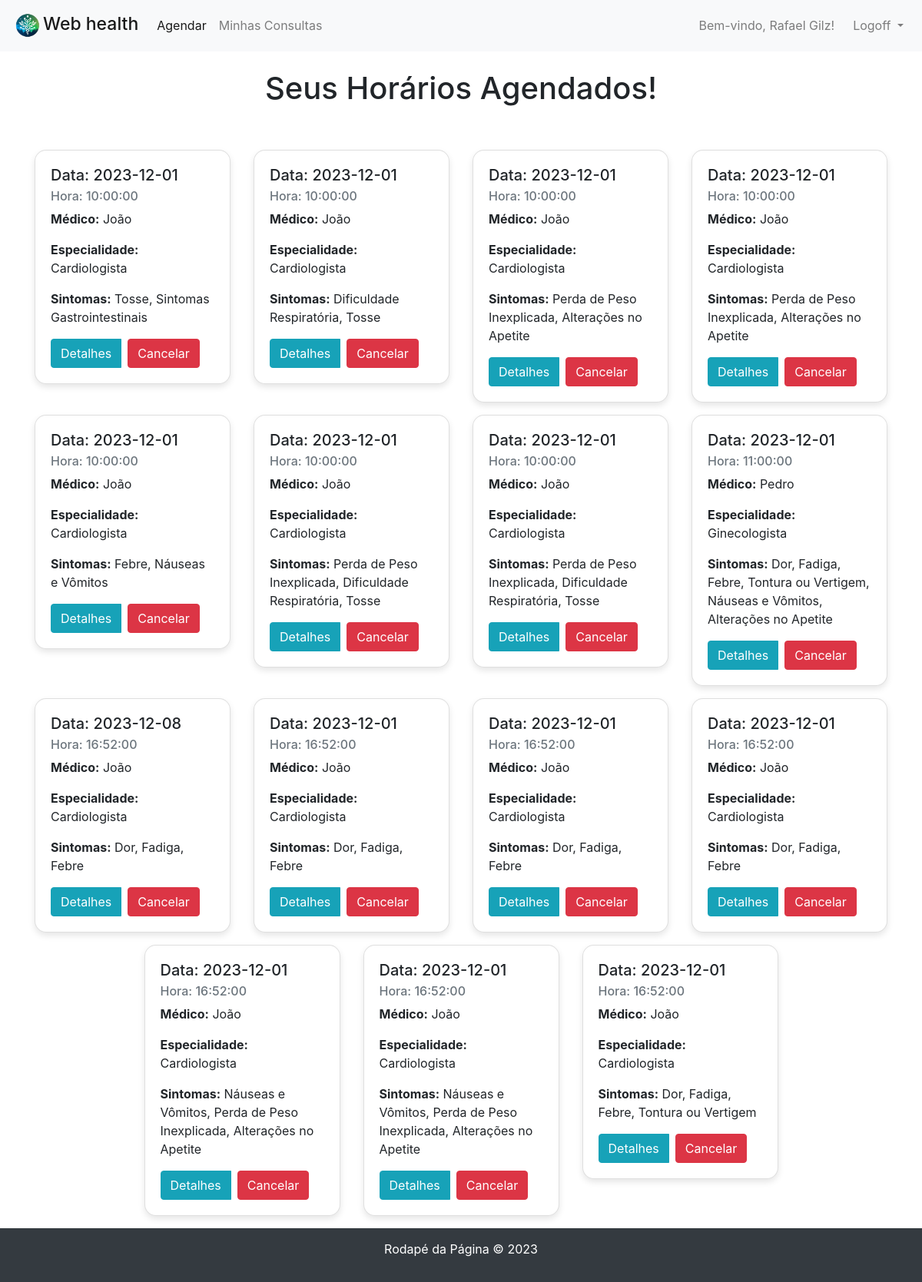
The page /minhas_consultas.php (signed in) on the database its author committed.
### tables this page shows
CREATE TABLE Consulta (
    id INT AUTO_INCREMENT PRIMARY KEY,
    data_consulta DATE,
    horario_consulta TIME,
    nivel_sintomas VARCHAR(50),
    sintomas TEXT,
    outros_sintomas TEXT,
    historia_medica VARCHAR(50),
    medicamentos VARCHAR(50),
    historico_familiar VARCHAR(50),
    estilo_vida VARCHAR(50),
    vacinas VARCHAR(50),
    id_usuario INT,
    id_medico INT
);

CREATE TABLE Medico (
    id INT AUTO_INCREMENT PRIMARY KEY,
    nome VARCHAR(255) NOT NULL,
    sobrenome VARCHAR(255) NOT NULL,
    data_nascimento DATE,
    sexo ENUM('M', 'F'),
    email VARCHAR(255) UNIQUE NOT NULL,
    telefone VARCHAR(20),
    CRM VARCHAR(20) UNIQUE NOT NULL,
    especialidade VARCHAR(255),
    endereco VARCHAR(255),
    cidade VARCHAR(100),
    estado VARCHAR(2),
    cep VARCHAR(10),
    img_data VARCHAR(255),
    senha VARCHAR(255) NOT NULL
);

### minhas_consultas.php (the view, shortened to what this page needs)
<?php
require_once 'conexao.php';
require "menu.php";
?>
<head>
<?php require 'header.php';    ?>
</head>
<div class="container-lg mt-4">
    <div class="row justify-content-center">
        <div class="col-md-12 text-center mb-4">
            <h1>Seus Horários Agendados!</h1>
        </div>
    </div>
</div>
<div class="container-lg mt-4">
    <div class="row justify-content-center">
        <?php
        if (isset($_SESSION['id_usuario']) || isset($_SESSION['tipo_usuario'])) {
            $idUsuario = isset($_SESSION['tipo_usuario']) && $_SESSION['tipo_usuario'] === 'medico' ? $_SESSION['id_medico'] : $_SESSION['id_usuario'];
            if ($conn) {
                if (isset($_SESSION['tipo_usuario']) && $_SESSION['tipo_usuario'] === 'medico') {
                    $query = $conn->prepare("SELECT c.*, u.nome AS nome_paciente, u.data_nascimento, m.nome AS nome_medico, m.especialidade
                                            FROM Consulta c
                                            JOIN Medico m ON c.id_medico = m.id
                                            JOIN usuarios u ON c.id_usuario = u.id
                                            WHERE c.id_medico = ?");
                    $query->bind_param("s", $idUsuario);
                } else {
                    $query = $conn->prepare("SELECT c.*, m.nome AS nome_medico, m.especialidade
                                            FROM Consulta c
                                            JOIN Medico m ON c.id_medico = m.id
                                            WHERE c.id_usuario = ?");
                    $query->bind_param("s", $idUsuario);
                }
                if ($query->execute()) {
                    $result = $query->get_result();
                    if ($result->num_rows > 0) {
                        $cardCount = 0;
                        while ($row = $result->fetch_assoc()) {
                            echo '<div class="col-md-3 mb-3">';
                            echo '<div class="card " style="border-radius: 15px; box-shadow: 0 4px 8px rgba(0,0,0,0.1);">';
                            echo '<div class="card-body">';
                            echo '<h5 class="card-title">Data: ' . $row['data_consulta'] . '</h5>';
                            echo '<h6 class="card-subtitle mb-2 text-muted">Hora: ' . $row['horario_consulta'] . '</h6>';
                            if (isset($_SESSION['tipo_usuario']) && $_SESSION['tipo_usuario'] === 'medico') {
                                echo '<p class="card-text"><strong>Paciente:</strong> ' . $row['nome_paciente'] . '</p>';
                                echo '<p class="card-text"><strong>Idade:</strong> ' . calcularIdade($row['data_nascimento']) . ' anos</p>';
                            } else {
                                echo '<p class="card-text"><strong>Médico:</strong> ' . $row['nome_medico'] . '</p>';
                                echo '<p class="card-text"><strong>Especialidade:</strong> ' . $row['especialidade'] . '</p>';
                            }
                            echo '<p class="card-text"><strong>Sintomas:</strong> ' . $row['sintomas'] . '</p>';
                            echo '<div class="btn-group" role="group">';
                            if (isset($_SESSION['tipo_usuario']) && $_SESSION['tipo_usuario'] === 'medico') {
                                echo '<button class="btn btn-info btn-detalhes mr-2" data-id="' . $row['id'] . '">Detalhes</button>';
                            } else {
                                echo '<button class="btn btn-info btn-detalhes mr-2" data-id="' . $row['id'] . '">Detalhes</button>';
                            }
                            if (isset($_SESSION['tipo_usuario']) && $_SESSION['tipo_usuario'] === 'medico') {
                                echo '<form method="post" action="gerar_receita.php">';
                                echo '<input type="hidden" name="id_consulta" value="' . $row['id'] . '">';
                                echo '</form>';
                            } else {
                                echo '<form method="post" action="excluir_consulta.php">';
                                echo '<button class="btn btn-danger btn-excluir" data-id="' . $row['id'] . '">Cancelar</button>';
                                echo '</form>';
                            }
                            echo '</div>';
                            echo '</div>';
                            echo '</div>';
                            echo '</div>';
                            $cardCount++;
                            if ($cardCount % 4 === 0) {
                                echo '</div><div class="row justify-content-center">';
                            }
                        }
                    } else {
                        echo '<div class="col-md-12">Nenhuma consulta encontrada para este usuário.</div>';
                    }
                } else {
                    echo '<div class="col-md-12">Erro na execução da consulta: ' . $query->error . '</div>';
                }
            } else {
                echo '<div class="col-md-12">Erro na conexão com o banco de dados.</div>';
            }
        } else {
            echo '<div class="col-md-12">Usuário não conectado.</div>';
        }
        ?>
    </div>
</div>
<?php
require "rodape.php";
?>

### menu.php (shortened to what this page needs)
<!DOCTYPE html>
<html>
<body>
  <nav class="navbar navbar-expand-lg navbar-light bg-light">
    <a style="display: flex; align-items: center;" class=" navbar-brand" href="home.php">
      <img style="width: 40px;" src="img/logo.png" alt="">
      <h1 style=' font-size: 23px; margin-top: 5px;'>Web health</h1>
    </a>
    <div class="collapse navbar-collapse" id="navbarNav">
      <ul class="navbar-nav mr-auto">
        <li class="nav-item active">
          <a class="nav-link" href="agendar.php">Agendar</a>
        </li>
        <li class="nav-item">
          <a class="nav-link" href="minhas_consultas.php">Minhas Consultas</a>
        </li>
      </ul>
      <ul class="navbar-nav ml-auto">
        <?php
        if (isset($_SESSION['nome_usuario'])) {
          echo '<li class="nav-item">';
          echo '<span class="navbar-text mr-3">Bem-vindo, ' . $_SESSION['nome_usuario'] . '!</span>';
          echo '</li>';
        }
        ?>
        <li class="nav-item dropdown">
          <a class="nav-link dropdown-toggle" id="userDropdown" role="button" data-toggle="dropdown" aria-haspopup="true" aria-expanded="false">
            Logoff
          </a>
        </li>
      </ul>
    </div>
  </nav>
</body>
</html>

### header.php (shortened to what this page needs)
<!DOCTYPE html>
  <link rel="stylesheet" href="https://stackpath.bootstrapcdn.com/bootstrap/4.5.2/css/bootstrap.min.css">
</head>
</html>

### rodape.php (shortened to what this page needs)
<!DOCTYPE html>
<html lang="en">
<head>
</head>
<body>
    <footer class="rodape">
        <div class="container">
            <div class="row">
                <div class="col-12 text-center">
                    <p>Rodapé da Página &copy; <?php echo date("Y"); ?></p>
                </div>
            </div>
        </div>
    </footer>
</body>
</html>

### rodape.php (style rules this page uses)
body { display: flex; flex-direction: column; min-height: 100vh; margin: 0; }
.rodape { background-color: #343a40; color: white; padding: 15px 0; margin-top: auto; }

### rows shown on the page
consulta: data_consulta "2023-12-01", horario_consulta "10:00:00", id_medico.nome "João", id_medico.especialidade "Cardiologista", sintomas "Tosse, Sintomas Gastrointestinais"
consulta: data_consulta "2023-12-01", horario_consulta "10:00:00", id_medico.nome "João", id_medico.especialidade "Cardiologista", sintomas "Dificuldade Respiratória, Tosse"
consulta: data_consulta "2023-12-01", horario_consulta "10:00:00", id_medico.nome "João", id_medico.especialidade "Cardiologista", sintomas "Perda de Peso Inexplicada, Alterações no Apetite"
consulta: data_consulta "2023-12-01", horario_consulta "10:00:00", id_medico.nome "João", id_medico.especialidade "Cardiologista", sintomas "Perda de Peso Inexplicada, Alterações no Apetite"
consulta: data_consulta "2023-12-01", horario_consulta "10:00:00", id_medico.nome "João", id_medico.especialidade "Cardiologista", sintomas "Febre, Náuseas e Vômitos"
consulta: data_consulta "2023-12-01", horario_consulta "10:00:00", id_medico.nome "João", id_medico.especialidade "Cardiologista", sintomas "Perda de Peso Inexplicada, Dificuldade Respiratória, Tosse"
consulta: data_consulta "2023-12-01", horario_consulta "10:00:00", id_medico.nome "João", id_medico.especialidade "Cardiologista", sintomas "Perda de Peso Inexplicada, Dificuldade Respiratória, Tosse"
consulta: data_consulta "2023-12-01", horario_consulta "11:00:00", id_medico.nome "Pedro", id_medico.especialidade "Ginecologista", sintomas "Dor, Fadiga, Febre, Tontura ou Vertigem, Náuseas e Vômitos, Alterações no Apetite"
consulta: data_consulta "2023-12-08", horario_consulta "16:52:00", id_medico.nome "João", id_medico.especialidade "Cardiologista", sintomas "Dor, Fadiga, Febre"
consulta: data_consulta "2023-12-01", horario_consulta "16:52:00", id_medico.nome "João", id_medico.especialidade "Cardiologista", sintomas "Dor, Fadiga, Febre"
consulta: data_consulta "2023-12-01", horario_consulta "16:52:00", id_medico.nome "João", id_medico.especialidade "Cardiologista", sintomas "Dor, Fadiga, Febre"
consulta: data_consulta "2023-12-01", horario_consulta "16:52:00", id_medico.nome "João", id_medico.especialidade "Cardiologista", sintomas "Dor, Fadiga, Febre"
consulta: data_consulta "2023-12-01", horario_consulta "16:52:00", id_medico.nome "João", id_medico.especialidade "Cardiologista", sintomas "Náuseas e Vômitos, Perda de Peso Inexplicada, Alterações no Apetite"
consulta: data_consulta "2023-12-01", horario_consulta "16:52:00", id_medico.nome "João", id_medico.especialidade "Cardiologista", sintomas "Náuseas e Vômitos, Perda de Peso Inexplicada, Alterações no Apetite"
consulta: data_consulta "2023-12-01", horario_consulta "16:52:00", id_medico.nome "João", id_medico.especialidade "Cardiologista", sintomas "Dor, Fadiga, Febre, Tontura ou Vertigem"

### other values the page prints
$_SESSION['nome_usuario'] "Rafael Gilz"
